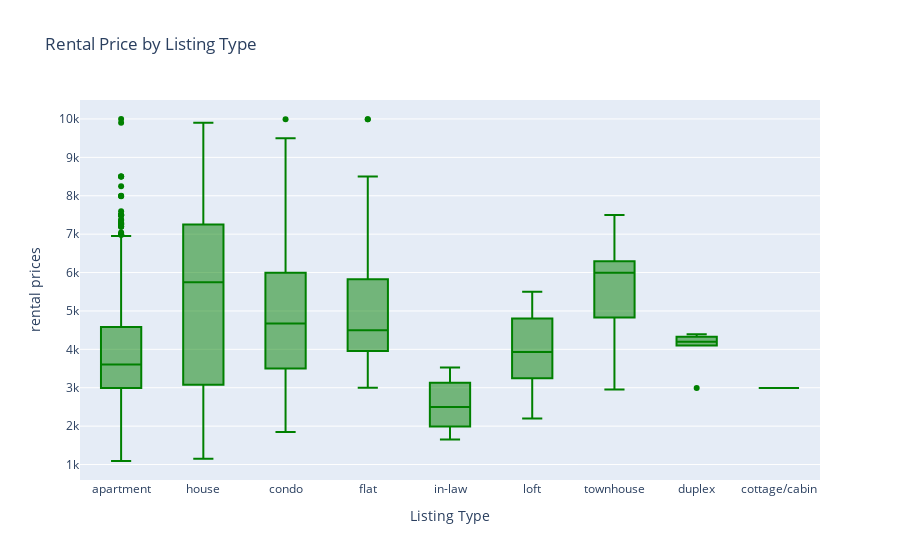

Source (notebook cell):
### Code cell
x = sf_cl_area['housing_type']

trace0 = go.Box(
    y=sf_cl_area['price'],
    x=x,
    name='kale',
    marker=dict(
        color='Green'
    )
)

data = [trace0]
layout = go.Layout(
    title="Rental Price by Listing Type",
    yaxis=dict(
        title='rental prices',
        zeroline=False
    ),
    
    xaxis=dict(
        title='Listing Type',
        zeroline=False
    ),
    boxmode='group'
)

fig = go.Figure(data=data, layout=layout)
iplot(fig)

### Figure 1 — Plotly figure (JSON) as saved in the notebook; plotly's stock layout.template omitted (floating-point values rounded to 4 significant figures; data arrays with more than 128 entries replaced by an {"elided": "..."} marker saying what was removed)
{"data": [{"marker": {"color": "Green"}, "name": "kale", "type": "box", "x": {"elided": "1008 str values"}, "y": {"elided": "1008 int values"}}], "layout": {"autosize": true, "boxmode": "group", "title": {"text": "Rental Price by Listing Type"}, "xaxis": {"autorange": true, "range": [-0.5, 8.5], "title": {"text": "Listing Type"}, "type": "category", "zeroline": false}, "yaxis": {"autorange": true, "range": [597.2, 10490.0], "title": {"text": "rental prices"}, "type": "linear", "zeroline": false}}}
